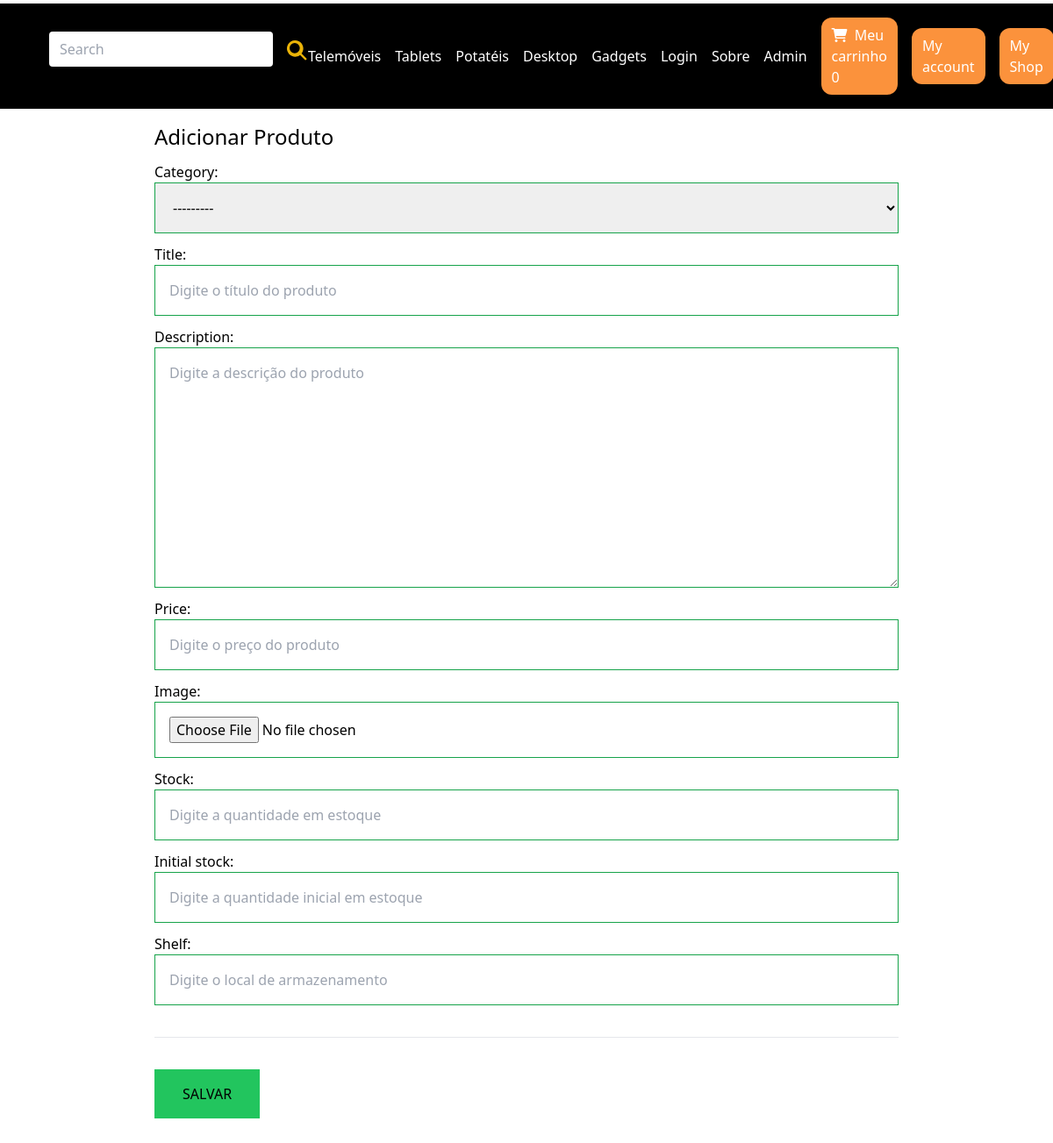
The page /my_shop/add-product/ (signed in) on the database its author committed.
### shop/models.py (models this page shows)
class Category(models.Model):
    title = models.CharField(max_length=50)
    slug = models.SlugField(max_length=50)
    class Meta:
        verbose_name_plural = 'Categories'
    def __str__(self):
        return self.title

### userprofile/views.py (the view)
# urls.py: path('my_shop/add-product/', views.add_product, name='add_product'),
@login_required
def add_product(request):
    if request.method == 'POST':
        form = ProductForm(request.POST, request.FILES)
        if form.is_valid():
            title = request.POST.get('title')
            product = form.save(commit=False)
            product.user = request.user
            product.slug = slugify(title)
            product.save()
            messages.success(request, 'Produto adicionado com sucesso!')
            return redirect('my_shop')
    else:
        form = ProductForm()
    return render(request, 'userprofile/product_form.html', {'title': 'Adicionar Produto', 'form': form})

### shop/cart.py (called while the page is built)
    def __len__(self):
        return sum(item['quantity'] for item in self.cart.values())

### shop/context_processors.py (called while the page is built)
def cart(request):
    return {'cart': Cart(request)}

### shop/templatetags/menu.py (called while the page is built)
@register.inclusion_tag('core/menu.html')
def menu():
    categories = Category.objects.all()
    return {'categories': categories, }

### userprofile/templates/userprofile/product_form.html (shortened to what this page needs)
{% extends 'core/base.html' %}
{% block content %}
    <h1 class="text-2xl">{{title}}</h1>
    <form method="post" action="." enctype="multipart/form-data" class="space-y-3">
        {{ form.as_p }}
        <br>
        <hr>
        <br>
        {% if title == "Editar Produto" %}
            <button class="py-4 px-8 bg-green-500 hover:bg-green-800">EDITAR</button>
        {% else %}
            <button class="py-4 px-8 bg-green-500 hover:bg-green-800">SALVAR</button>
        {% endif %}
    </form>
{% endblock %}

### core/templates/core/menu.html
{% for category in categories %}
 <a href="{% url 'category_details' category.slug %}" class=" text-2xs text-white">{{category.title}}</a>
{% endfor %}
<a href="{% url 'login' %}" class=" text-2xs text-white">Login</a>
<a href="{% url 'about' %}" class=" text-2xs text-white">Sobre</a>
<a href="http://127.0.0.1:8000/admin/" class=" text-2xs text-white">Admin</a>

### rows shown on the page
Category: title "Telemóveis"
Category: title "Tablets"
Category: title "Potatéis"
Category: title "Desktop"
Category: title "Gadgets"

### other values the page prints
{{ cart|length }} "0"
{{ title }} "Adicionar Produto"
